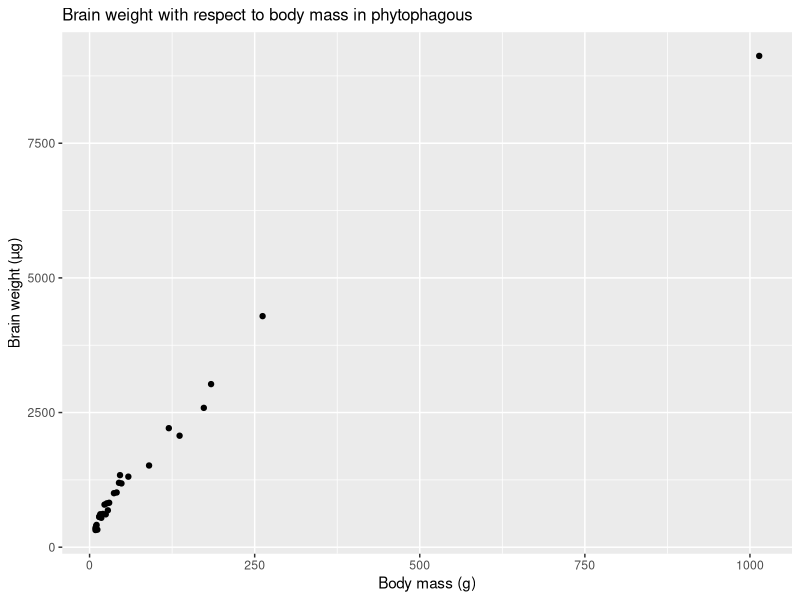
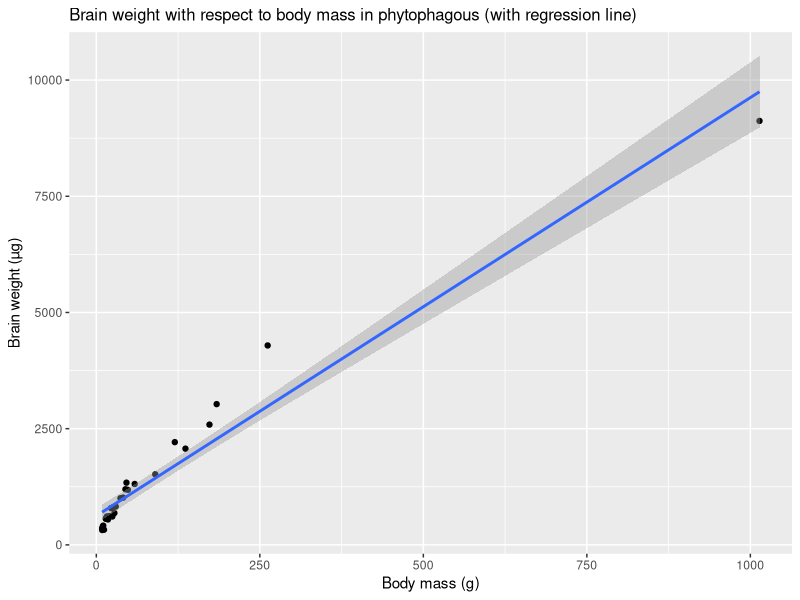
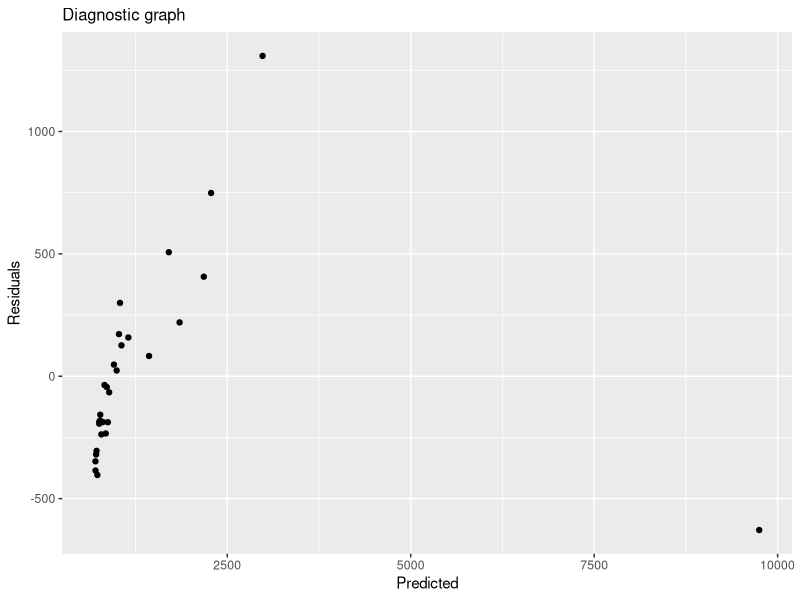
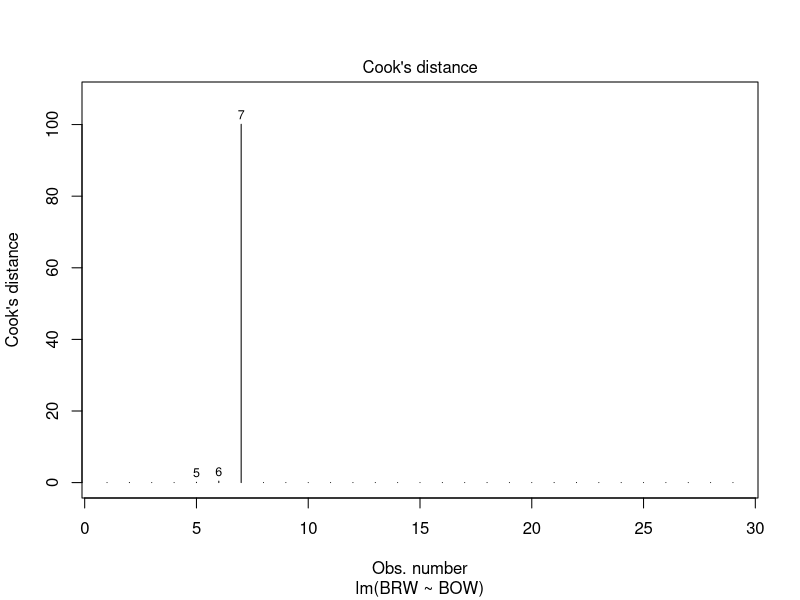
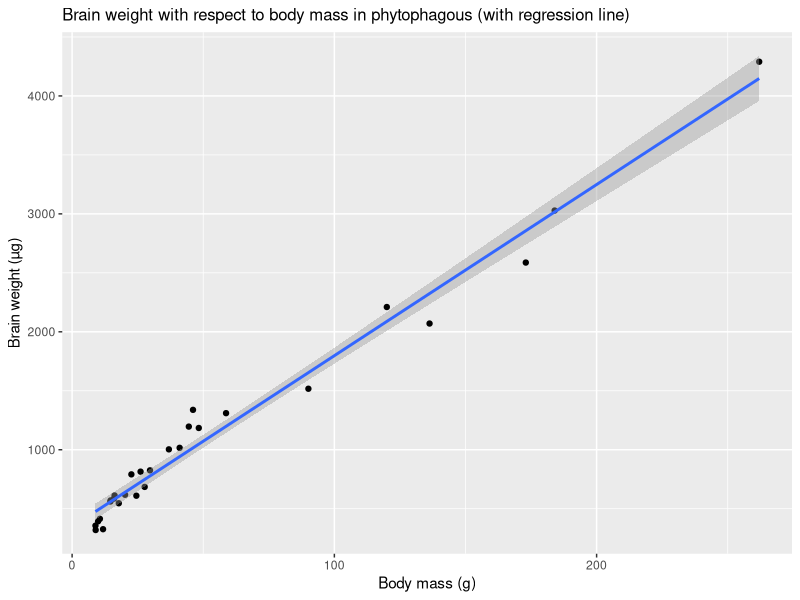
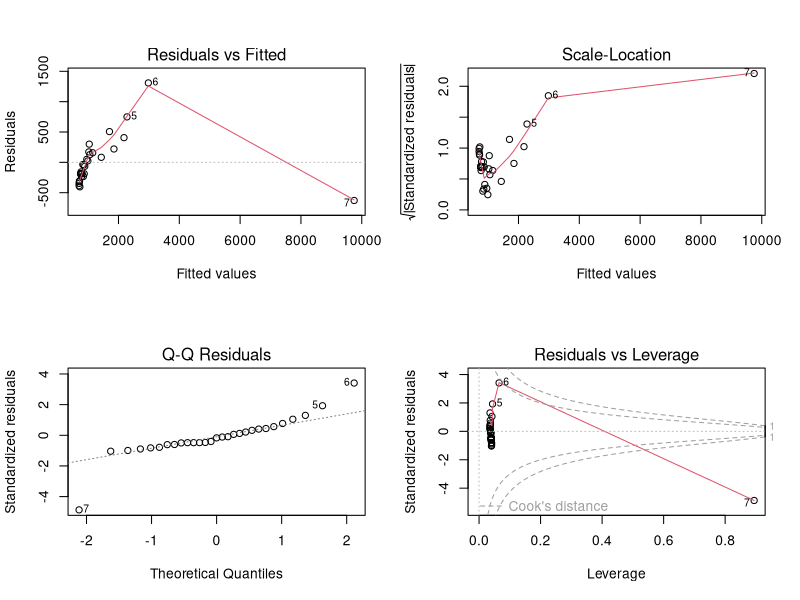
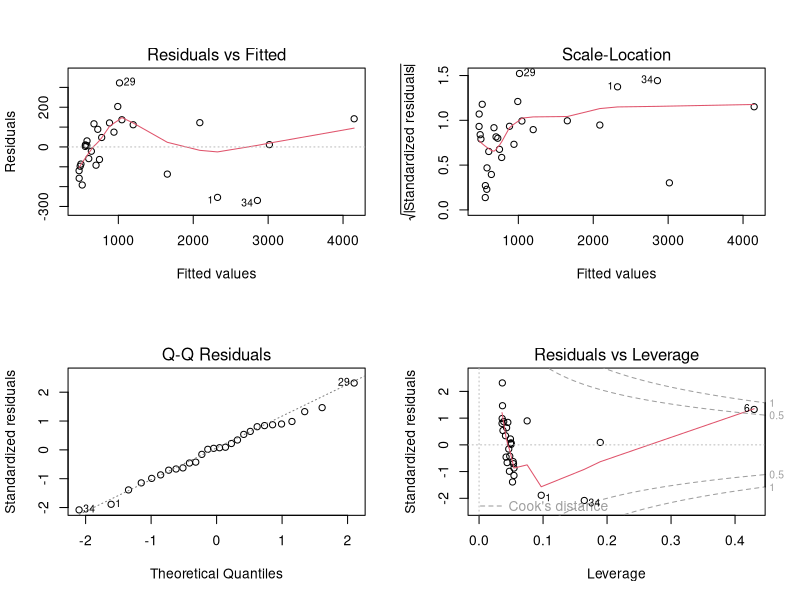
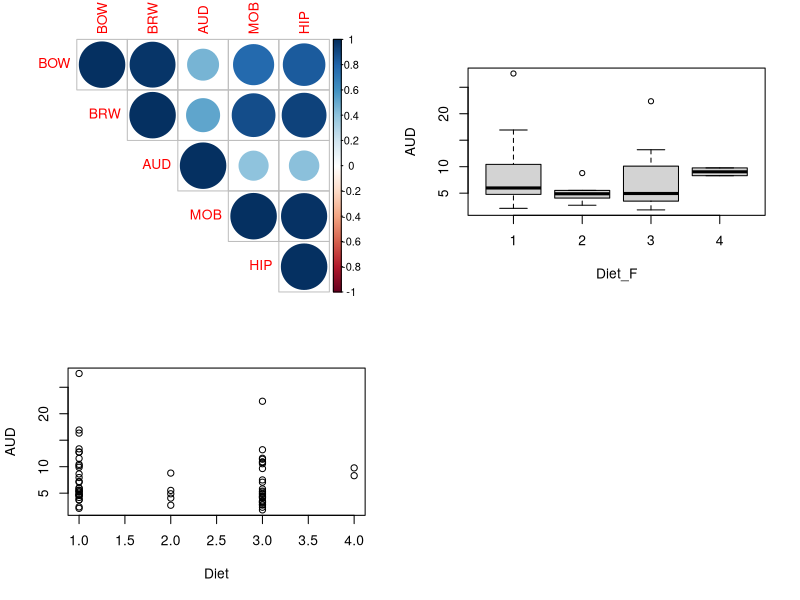

These charts were generated, in order, by the following R code:
## ---- chunk 1
knitr::opts_chunk$set(echo = TRUE)
## ---- chunk 2
library(tidyverse)
library(corrplot)
## ---- chunk 3
myData <- read.table(file="../data/bats.csv", sep=";", skip=3, header=TRUE)
names(myData)
## ---- chunk 4
phyto <- myData[(myData$Diet == 1),]
ggplot(phyto, aes(x=BOW, y=BRW)) + geom_point() +
  xlab("Body mass (g)") + ylab("Brain weight (µg)") +
  ggtitle("Brain weight with respect to body mass in phytophagous") +
  theme(plot.title = element_text(size=12))
## ---- chunk 5
reg1 <- lm(BRW ~ BOW, data=phyto)
ggplot(phyto, aes(x=BOW, y=BRW)) + geom_point() + geom_smooth(method="lm") +
  xlab("Body mass (g)") + ylab("Brain weight (µg)") +
  ggtitle("Brain weight with respect to body mass in phytophagous (with regression line)") +
  theme(plot.title = element_text(size=12))
## ---- chunk 6
summary(reg1)
## ---- chunk 7
anova(reg1)
## ---- chunk 8
tmp <- data.frame(reg1$fitted.values, reg1$residuals)
ggplot(tmp, aes(x=reg1.fitted.values, y=reg1.residuals)) + geom_point() +
  xlab("Predicted") + ylab("Residuals") + ggtitle("Diagnostic graph") +
  theme(plot.title = element_text(size=12))
## ---- chunk 9
plot(reg1, 4)
## ---- chunk 10
myData[7,]
## ---- chunk 11
phytobis <- phyto[which(phyto$BRW<8000),]
reg2 <- lm(BRW ~ BOW, data=phytobis)
ggplot(phytobis, aes(x=BOW, y=BRW)) + geom_point() + geom_smooth(method="lm") +
  xlab("Body mass (g)") + ylab("Brain weight (µg)") +
  ggtitle("Brain weight with respect to body mass in phytophagous (with regression line)") +
  theme(plot.title = element_text(size=12))
summary(reg2)
## ---- chunk 12
par(mfcol=c(2,2))
plot(reg1)
## ---- chunk 13
par(mfcol=c(2,2))
plot(reg2)
## ---- chunk 14
phytoNum <- phyto[, c(4:8)]
mat.cor <- cor(phytoNum)
corrplot(mat.cor, type="upper")
## ---- chunk 15
cor.test(phyto$BRW, phyto$HIP)
cor.test(phyto$BRW, phyto$MOB)
cor.test(phyto$BRW, phyto$AUD)
## ---- chunk 16
regm <- lm(BRW ~ AUD + MOB + HIP, data=phytobis)
summary(regm)
anova(regm)
## ---- chunk 17
reg0 <- lm(BRW ~ 1, data=phyto)
step(reg0, scope=BRW ~ AUD + MOB + HIP, direction="forward")
## ---- chunk 18
myData$Diet_F <- as.factor(myData$Diet)
with(myData, plot(AUD~Diet))
with(myData, plot(AUD~Diet_F))
## ---- chunk 19
lm <- lm(AUD~Diet_F, data=myData)
anova(lm)
